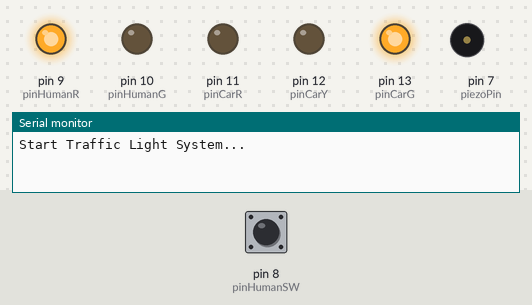
A sketch run on a simulated Arduino Uno, built with avr-gcc and run on an emulated ATmega328P. On the bench: output pins drawn as LEDs (lit = HIGH), buzzer (waves = sounding), the last lines printed to the serial monitor. The inputs (shaded band) are chosen by the test bench; at power-on: pin 8 (pinHumanSW) HIGH.

Above: at 1.2 s.
1.3 s: pin 8 (pinHumanSW) pulled LOW for 0.15 s
At 3.3 s:
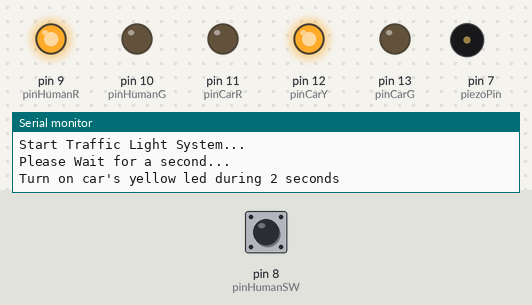
At 15.4 s:
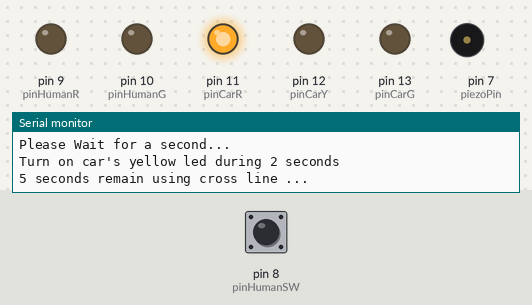
Timing chart, 0 to 17.5 s (numbered marks = the images above; inputs shaded):
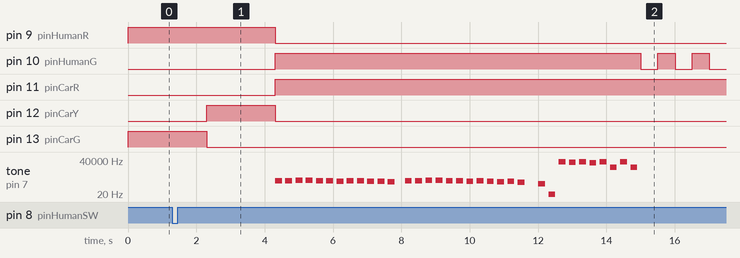

The sketch:

sketch_mar16c.ino
```cpp
// 사람이 스위치를 키면 길을 건널 수 있게 설계된 신호등 프로그램

#define pinHumanG 10 // 녹색 신호 (사람)
#define pinHumanR 9  // 적색 신호 (사람)
#define pinHumanSW 8 // 스위치

#define pinCarG 13 // 녹색 신호 (차량)
#define pinCarY 12 // 노랑색 신호 (차량)
#define pinCarR 11 // 적색 신호 (차량)

#define TIME_USE_HUMAN 5 // 녹색신호등이 점등될 때 사람이 건너가는 데 걸리는 시간 (초)
#define BLINK_COUNT 5    // 녹색신호등일 깜빡깜빡거리는 시간 (초) => (사람보고 빨리 건너라고 경고를 주는 의미)

#define C 262 // 도
#define D 294 // 레
#define E 330 // 미
#define F 349 // 파
#define G 392 // 솔
#define A 440 // 라
#define B 494 // 시

int piezoPin = 7;
int tempo = 200;
int notes[25] = {G, G, A, A, G, G, E, G, G, E, E, D,
                 G, G, A, A, G, G, E, G, E, D, E, C};

unsigned long prevTime;

void musicPlay() {
  // put your main code here, to run repeatedly:
  for(int i = 0; i < 12; i++) {
    tone(piezoPin, notes[i], tempo);
    delay(300);
  }
  delay(200);
  for(int i = 12; i<35; i++) {
    tone (piezoPin, notes[i], tempo);
    delay(300);
  }
}

void initLED() {

  // 교통 시스템이 시작될 때 신호등 초기상태

  // 자동차들이 달리고 있는 상황
  digitalWrite(pinCarG, HIGH);
  digitalWrite(pinCarY, LOW);
  digitalWrite(pinCarR, LOW);

  // 보행자는 대기하는 상태
  digitalWrite(pinHumanG, LOW);
  digitalWrite(pinHumanR, HIGH);

  prevTime = millis();

}

void changeLED() {

  // 버튼을 누르면 1초간 대기한다.
  delay(1000);
  Serial.println("Please Wait for a second...");

  // 차량신호등의 녹색불이 소등되고 노란불이 점등되었다가 소등된다. (차량이 마저 지나갈 시간을 준다)
  digitalWrite(pinCarG, LOW);
  digitalWrite(pinCarY, HIGH);
  Serial.println("Turn on car's yellow led during 2 seconds");
  delay(2000);


  // 차량신호등의 노란불이 꺼지고 차량신호등의 빨간불이 켜진다.
   digitalWrite(pinCarY, LOW);
   digitalWrite(pinCarR, HIGH);

   // 사람쪽 신호등의 빨간불이 꺼지고 녹색불이 꺼진다.
   digitalWrite(pinHumanR, LOW);
   digitalWrite(pinHumanG, HIGH);

   // 사람이 건널 수 있게 5초간 지연시킨다.
   //delay(TIME_USE_HUMAN * 1000);

   musicPlay();

   // 녹색불을 5초간 깜빡거리게 만든다.
   Serial.println("5 seconds remain using cross line ... ");


   for (int i = 0; i < BLINK_COUNT; i++) {
      digitalWrite(pinHumanG, LOW);
      delay(500);
      digitalWrite(pinHumanG, HIGH);
      delay(500);
   }

   // 보행자가 다 건너게 되면 다시 차량이 운행할 수 있는 상태로 만든다.
   Serial.println("Start Traffic Light System...");

   // 신호등을 초기상태로 전환한다.
   initLED();

}

void setup() {
  // put your setup code here, to run once:
  Serial.begin(9600);

  pinMode(pinCarG, OUTPUT);
  pinMode(pinCarY, OUTPUT);
  pinMode(pinCarR, OUTPUT);

  pinMode(pinHumanG, OUTPUT);
  pinMode(pinHumanR, OUTPUT);
  pinMode(pinHumanSW, INPUT_PULLUP);

  Serial.println("Start Traffic Light System...");

  // 초기 상태를 설정함 (차는 다니고 사람은 신호등 앞에서 기다리는 상황)
  initLED();

}

void loop() {

  // put your main code here, to run repeatedly:
  int sw = digitalRead(pinHumanSW); // 보행자가 스위치를 누르거나 뗐을 때 넘어오는 값 저장

  /* 보행자가 스위치를 누르는 상황은 자동차 신호등이 녹색인 상태에서만 작동하도록 한다. */
  // 보행자가 버튼을 눌렀을 때 자동차 신호등이 녹색인 상황이라면
  if (sw == LOW && digitalRead(pinCarG) == HIGH) {
    changeLED();
  } else {

    unsigned long currentTime = millis();

    // 10초간 아무도 누르지 않았다면 자동으로 보행자가 건널 수 있는 상태로 변경 (현실에서는 3분 딜레이 ㅎㅎ)
    if (currentTime > prevTime + (10 * 1000)) {
      /* 아무도 보행스위치를 10초간 누르지 않은 상태이므로 10초가 넘으면 자동으로 보행상태로 바꿔준다. */
      changeLED();
    }

  }

}
```

Measured:
- after the input at 1.3 s, pin 9 (pinHumanR): HIGH → LOW after 3.0 s instead of 11.7 s; pin 11 (pinCarR): LOW → HIGH after 3.0 s instead of 11.7 s; pin 13 (pinCarG): HIGH → LOW after 1.0 s instead of 9.7 s
- by itself, tone on pin 7 (piezoPin): plays 392 Hz for 0.20 s, 392 Hz for 0.20 s, 440 Hz for 0.20 s, 440 Hz for 0.20 s, 392 Hz for 0.20 s, 392 Hz for 0.20 s … (34 notes in this stretch)
